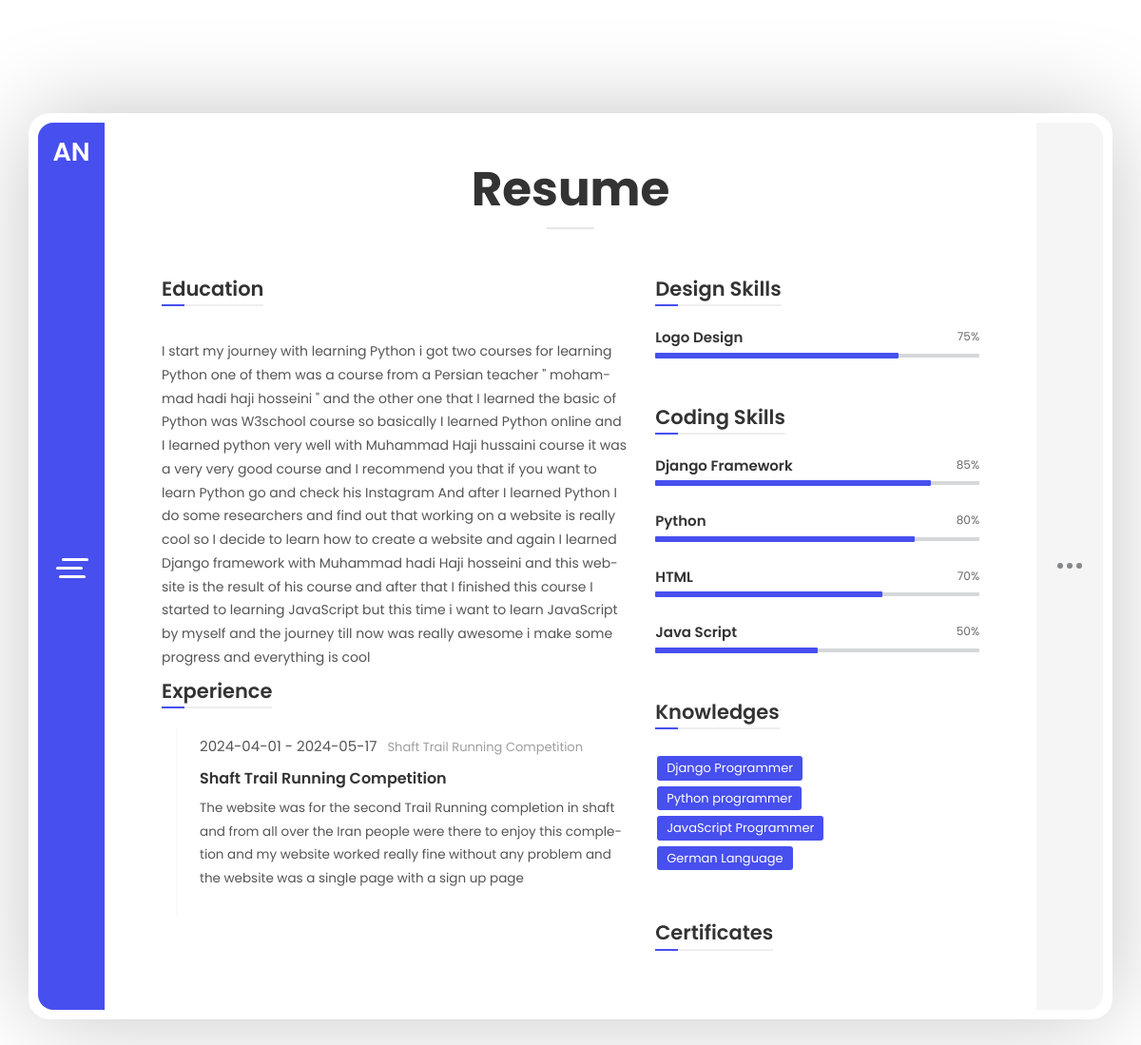
Screenshot of /resume/ with the database file from the repository.
### resume/models.py (models this page shows, shortened)
class Education(models.Model):
    title = RichTextField()

class Experience(models.Model):
    company = models.CharField(max_length=100,blank=True)
    title = models.CharField(max_length=100)
    description = models.TextField()
    active = models.BooleanField(default=True)
    datetime_created = models.DateTimeField(auto_now_add=True)
    datetime_modified = models.DateTimeField(auto_now=True)
    start_date = models.CharField(max_length=12)
    end_date = models.CharField(max_length=12)

class Design(models.Model):
    title = models.CharField(max_length=100)
    proficiency_in_number = models.IntegerField()

class Coding(models.Model):
    title = models.CharField(max_length=100)
    proficiency_in_number = models.IntegerField()

class Knowledge(models.Model):
    title = models.CharField(max_length=100)

### resume/views.py (the view)
# urls.py: path('', resume_view, name='resume'),
def resume_view(request):
    Experiences = Experience.objects.all()
    Certificatess = Certificates.objects.all()
    Knowledges = Knowledge.objects.all()
    Designs = Design.objects.all()
    Codings = Coding.objects.all()
    Educations = Education.objects.get(pk=1)
    return render(request,'resume/resume.html',{'experiences':Experiences,
                                                'certificatess':Certificatess,
                                                'knowledges':Knowledges,
                                                'designs':Designs,
                                                'codings':Codings,
                                                'educations':Educations,
                                                })

### blogs/context_processors.py (called while the page is built)
def blogs(request):
    return {'blog':Blogs.objects.all()}

### blogs/models.py (called while the page is built)
    def get_absolute_url(self):
        return reverse("blog_info", args=[self.pk])

### resume/templates/resume/resume.html (shortened to what this page needs)
{% extends "_base.html" %}
{% block content %}
{% include 'leftbar.html' %}
<div class="content-area single-page-area" data-animation="animated-section-rotateRoomBottomIn">
    <div class="single-page-content">
      <div class="content-wrapper">
        <div class="page-title">
          <h1>Resume</h1>
        </div>
        <article class="page type-page">
          <div class="entry-content">
            <div class="row">
              <div class="col-xs-12 col-sm-7">
                <div class="block-title">
                  <h2>Education</h2>
                </div>
                <p>{{educations.title|safe}}</p>
                <div class="block-title">
                  <h2>Experience</h2>
                    </div>
                    {% for foo in experiences %}
                <div class="timeline clearfix">
                  <div class="timeline-item clearfix">
                    <span class="post-date">{{foo.start_date}} - {{foo.end_date}}</span>
                    <span class="item-company">{{foo.company}}</span>
                    <h4 class="item-title">{{foo.title}}</h4>
                    <p>{{foo.description}}</p>
                 </div>
                </div>
                {% endfor %}
              </div>
              <div class="col-xs-12 col-sm-5">
                <div class="block-title">
                  <h2>Design Skills</h2>
                </div>
                {% for foo in designs  %}
                <div id="skills_1" class="skills-info skills-first-style">
                  <div class="clearfix">
                    <h4>{{foo.title}}</h4>
                    <div class="skill-value">{{foo.proficiency_in_number}}%</div>
                  </div>
                  <div id="skill_{{foo.id}}" data-value="{{foo.proficiency_in_number}}" class="skill-container">
                    <div class="skill-percentage"></div>
                  </div>
                 </div>
                {% endfor %}
                <div class="p-20"></div>
                <div class="block-title element-title">
                  <h2>Coding Skills</h2>
                </div>
                {% for foo in codings  %}
                <div id="skills_2" class="skills-info skills-first-style">
                  <div class="clearfix">
                    <h4>{{foo.title}}</h4>
                    <div class="skill-value">{{foo.proficiency_in_number}}%</div>
                  </div>
                  <div id="skill_{{foo.id}}" data-value="{{foo.proficiency_in_number}}" class="skill-container">
                    <div class="skill-percentage"></div>
                  </div>
                </div>
                {% endfor %}
                <div class="p-20"></div>
                <div class="block-title">
                  <h2>Knowledges</h2>
                </div>
                {% for foo in knowledges  %}
                <ul class="knowledges">
                  <li>{{foo.title}}</li>
                </ul>
                {% endfor %}
                <div class="p-50"></div>
                <div class="block-title">
                  <h2>Certificates</h2>
                </div>
              </div>
            </div>
          </div>
        </article>
      </div>
    </div>
{% endblock content %}

### static/css/animations.css (style rules this page uses)
.animated-section-rotateRoomBottomIn { -webkit-transform-origin: 50% 100%; transform-origin: 50% 100%; -webkit-animation: rotateRoomBottomIn .8s both ease; animation: rotateRoomBottomIn .8s both ease; }

### rows the page displays
Education: title "I start my journey with learning Python i got two courses for learning Python one of them was a course from a Persian teacher \" mohammad hadi haji hosseini \" and the other one that I learned the basic of Python was W3school course so basically I learned Python online and I learned python very well with Muhammad Haji hussaini course it was a very very good course and I recommend you that if you want to learn Python go and check his Instagram And after I learned Python I do some researchers and find out that working on a website is really cool so I decide to learn how to create a website and again I learned Django framework with Muhammad hadi Haji hosseini and this website is the result of…"
Experience: start_date "2024-04-01", end_date "2024-05-17", company "Shaft Trail Running Competition", title "Shaft Trail Running Competition", description "The website was for the second Trail Running completion in shaft and from all over the Iran people were there to enjoy this completion and my website worked really fine without any problem and the website was a single page with a sign up page"
Design: title "Logo Design", proficiency_in_number "75"
Coding: title "Django Framework", proficiency_in_number "85"
Coding: title "Python", proficiency_in_number "80"
Coding: title "HTML", proficiency_in_number "70"
Coding: title "Java Script", proficiency_in_number "50"
Knowledge: title "Django Programmer"
Knowledge: title "Python programmer"
Knowledge: title "JavaScript Programmer"
Knowledge: title "German Language"
